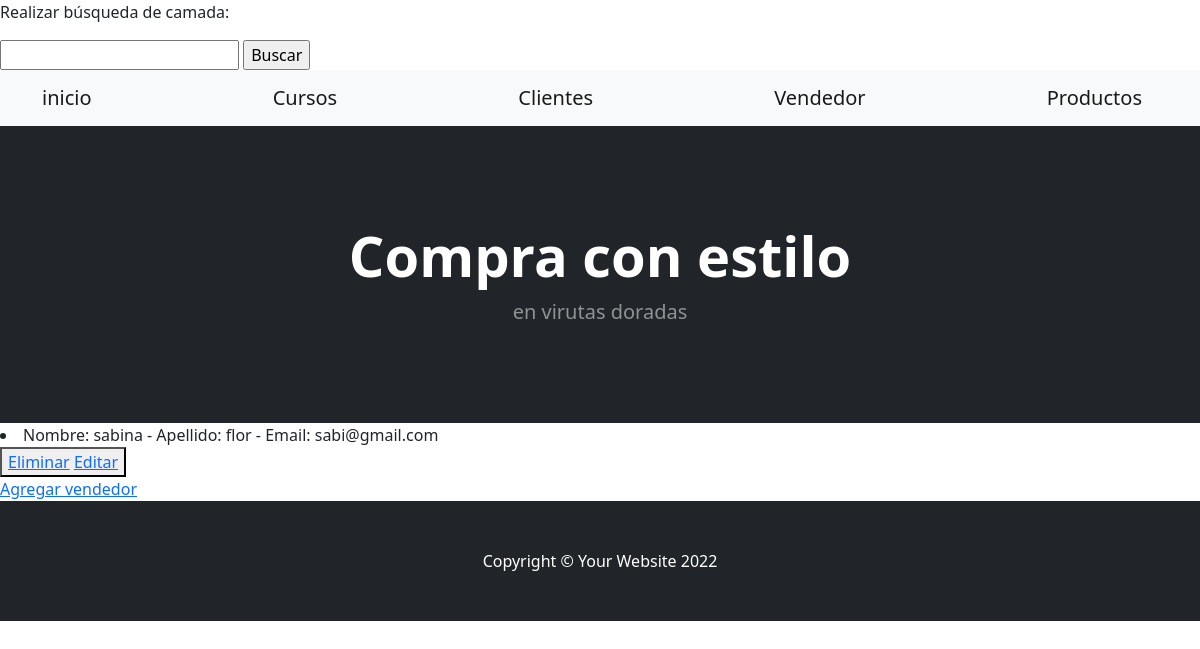
Page /App1/leervendedor/ on the earlier database version.
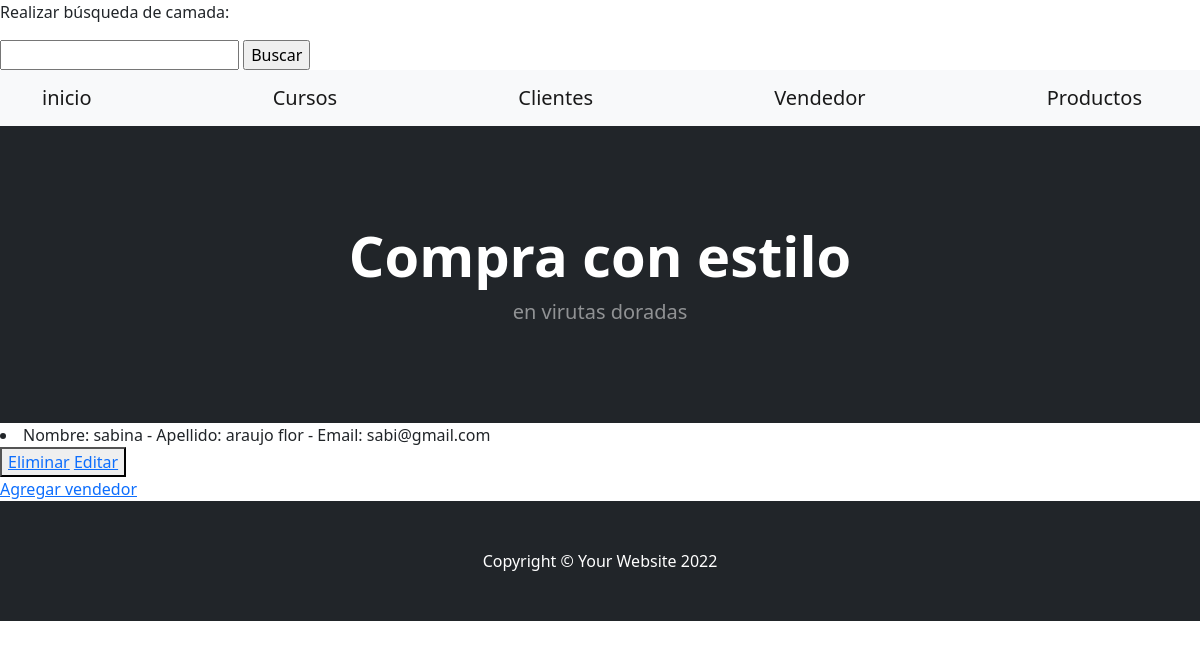
Same page on the later database version.
### App1/models.py (models this page shows)
class Profesor (models.Model):
    nombre =models.CharField(max_length=30)            #ESTO CORRESPONDE A LO QUE AHORA ES ---VENDEDOR---
    apellido =models.CharField(max_length=30)
    email =models.EmailField()
    def __str__(self):
        return f"Nombre: {self.nombre} - Apellido: {self.apellido} - Email: {self.email}"

### App1/views.py (the view)
# urls.py: path('leervendedor/', views.leervendedor, name='Leervendedor'),
def leervendedor (request):
    vendedor = Profesor.objects.all()
    contexto = {"vendedor": vendedor}
    return render (request, "leervendedor.html", contexto)

### App1/template/leervendedor.html
{% extends 'padre.html' %}
{% load static %}
{% block contenidoquecambia %}
    {% for p in vendedor %}
    <li>{{p}}</li>
    <button>
        <a href="{% url 'Eliminarvendedor' p.nombre %}">Eliminar</a>
        <a href="{% url 'Editarvendedor' p.nombre %}">Editar</a>
    </button>
{% endfor %}
<br>
<a href="vendedor">Agregar vendedor</a>
{% endblock %}

Differences in the rows shown:
changed Profesor: nombre+apellido+email "Nombre: sabina - Apellido: flor - Email: sabi@gmail.com" → "Nombre: sabina - Apellido: araujo flor - Email: sabi@gmail.com"
